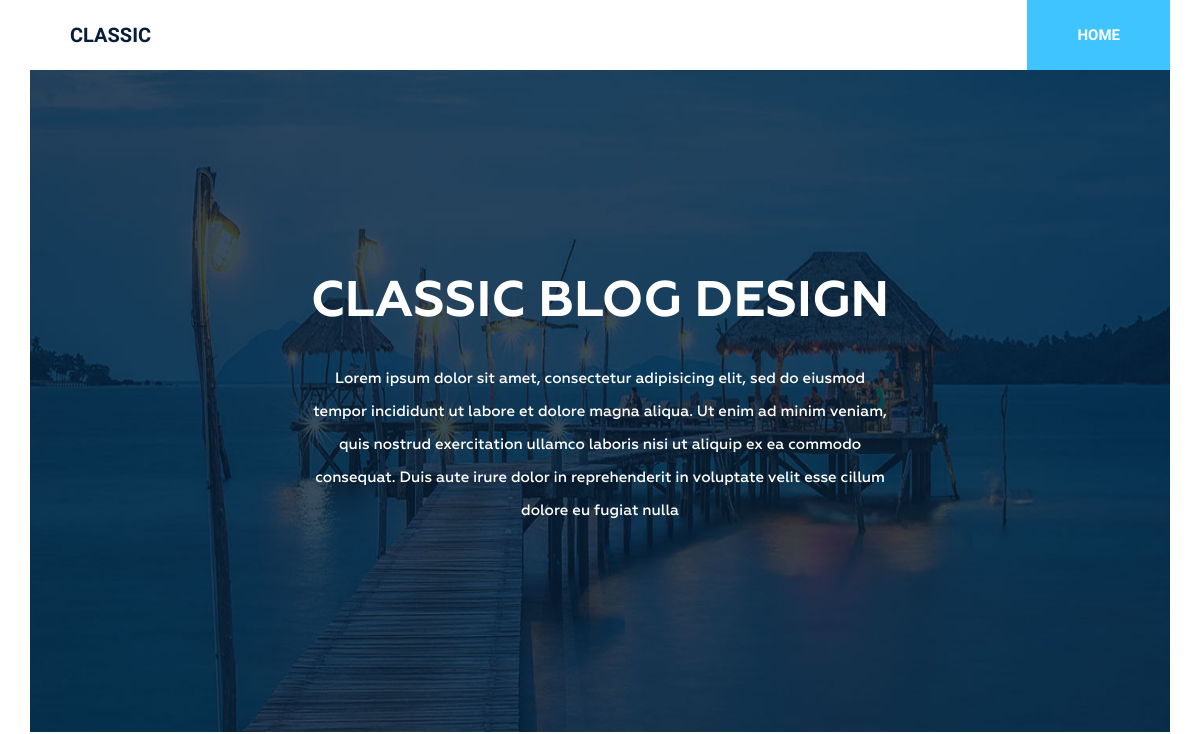
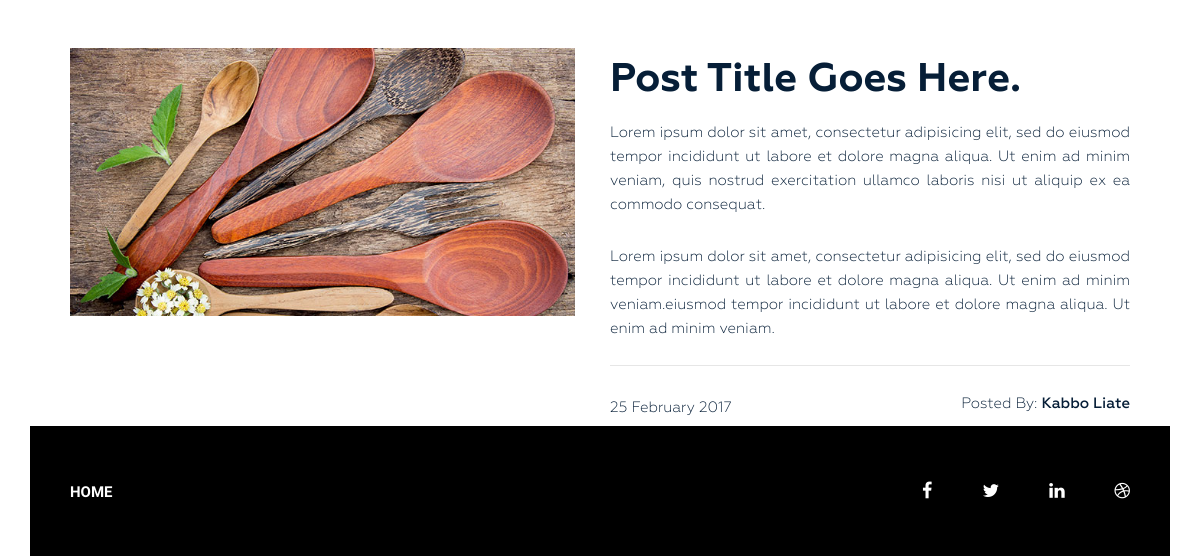
The app's page /, older data (2 pictures, top to bottom).
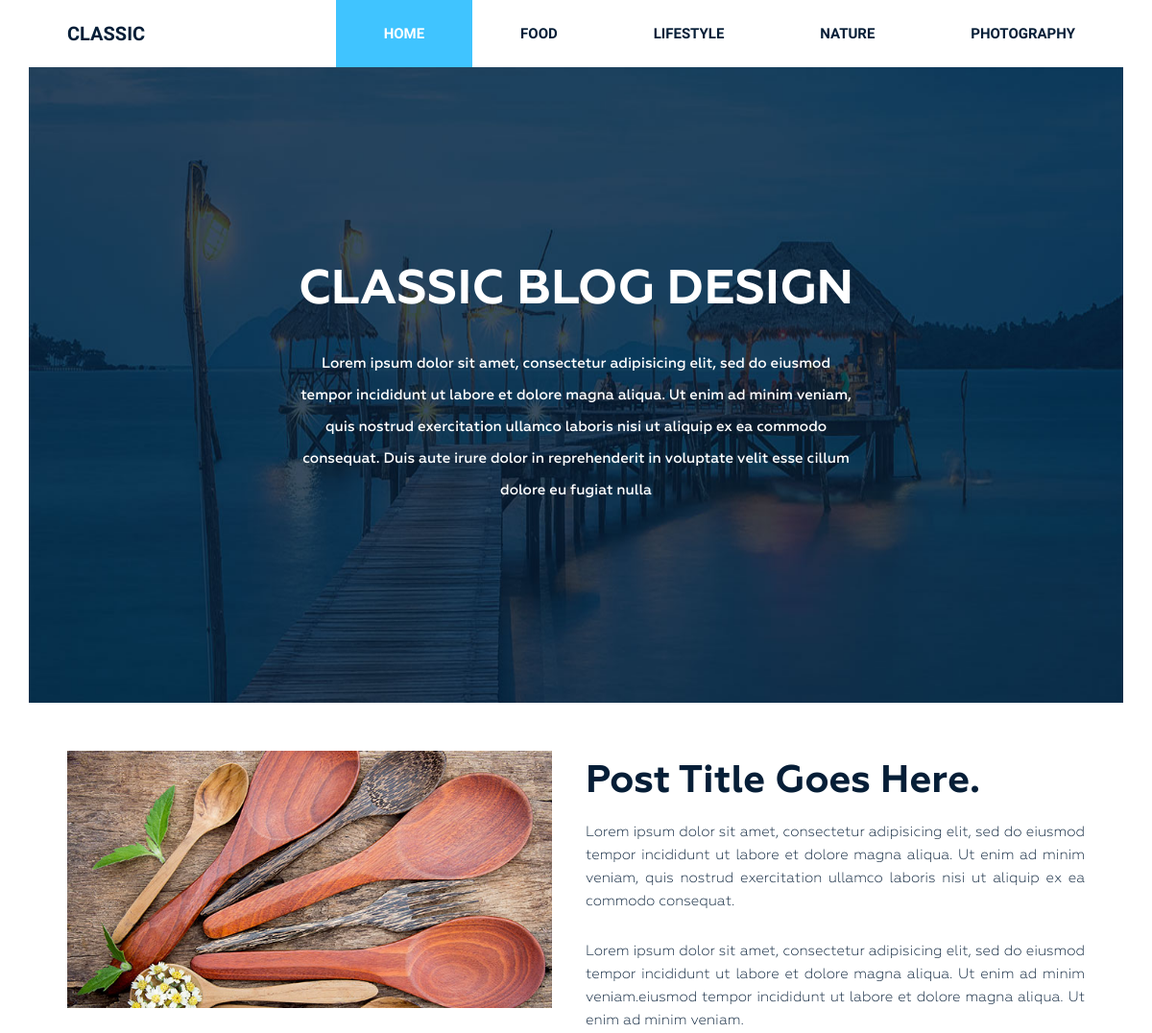
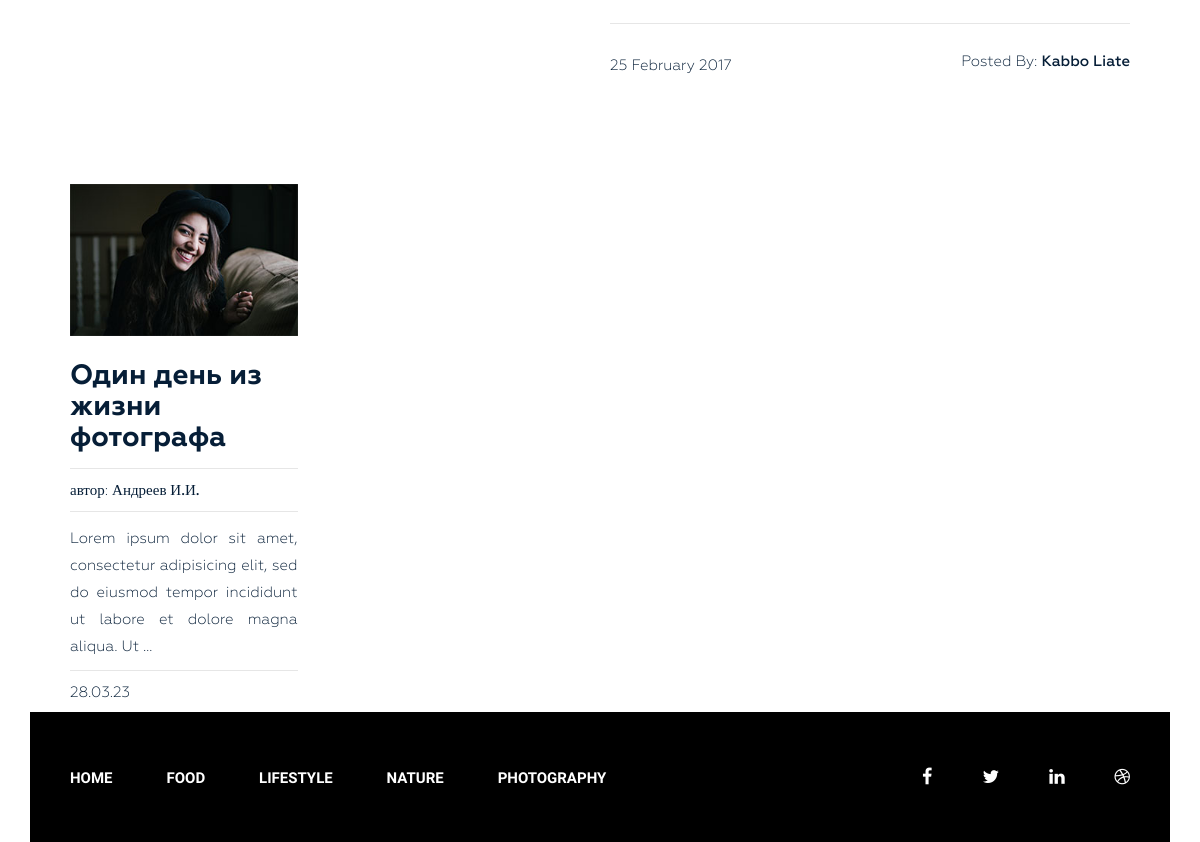
The same page, newer data (2 pictures, top to bottom).
### blog/models.py (models this page shows, shortened)
class Category(models.Model):
    title = models.CharField(max_length=250)
    slug = models.SlugField(max_length=250, verbose_name='url', unique=True)
    def get_absolute_url(self):
        return reverse('category', kwargs={'slug':self.slug})
    class Meta:
        verbose_name = 'Категория'
        verbose_name_plural = 'Категории'
        ordering = ['title']

class Post(models.Model):
    title = models.CharField(max_length=250, verbose_name='Заголовок')
    slug = models.SlugField(max_length=250, verbose_name='url', unique=True)
    author = models.CharField(max_length=100, verbose_name='Автор')
    content = models.TextField(blank=True, verbose_name='Контент')
    created_at = models.DateTimeField(auto_now_add=True, verbose_name='Опубликовано')
    photo = models.ImageField(upload_to='photo/%Y/%m/%d/', blank=True, verbose_name='Фото')
    views = models.IntegerField(default=0, verbose_name='Просмотров')
    category = models.ForeignKey(Category, on_delete=models.PROTECT, related_name='posts', verbose_name='Категория')
    tags = models.ManyToManyField(Tag, blank=True, related_name='posts', verbose_name='Теги')
    def get_absolute_url(self):
        return reverse('post', kwargs={'slug':self.slug})
    class Meta:
        verbose_name = 'Статья'
        verbose_name_plural = 'Статьи'
        ordering = ['-created_at']

### blog/views.py (the view)
# urls.py: path('', Home.as_view(), name='home'),
class Home(ListView):
    model = Post
    template_name = 'blog/index.html'
    context_object_name = 'posts'
    paginate_by = 4
    def get_context_data(self, *, object_list=None, **kwargs):
        context = super().get_context_data(**kwargs)
        context['title'] = 'Classic Blog Design'
        return context

### blog/templatetags/menu.py (called while the page is built)
@register.inclusion_tag('blog/menu_tpl.html')
def show_menu(menu_class='menu'):
    categories = Category.objects.all()
    return {'categories': categories, 'menu_class': menu_class}

### blog/templates/blog/index.html (shortened to what this page needs)
{% extends 'base.html' %}
{% load static %}
{% block content %}
<section class="bg-text-area">
    <div class="container">
        <div class="row">
            <div class="col-md-12">
                <div class="bg-text">
                    <h3>Classic BLOG Design</h3>
                    <p>Lorem ipsum dolor sit amet, consectetur adipisicing elit, sed do eiusmod tempor incididunt ut
                        labore et dolore magna aliqua. Ut enim ad minim veniam, quis nostrud exercitation ullamco
                        laboris nisi ut aliquip ex ea commodo consequat. Duis aute irure dolor in reprehenderit in
                        voluptate velit esse cillum dolore eu fugiat nulla </p>
                </div>
            </div>
        </div>
    </div>
</section>
<section class="blog-post-area">
    <div class="container">
        <div class="row">
            <div class="blog-post-area-style">
                <div class="col-md-12">
                    <div class="single-post-big">
                        <div class="big-image">
                            <img src="{% static 'img/post-image1.jpg' %}" alt="">
                        </div>
                        <div class="big-text">
                            <h3><a href="#">Post Title Goes Here.</a></h3>
                            <p>Lorem ipsum dolor sit amet, consectetur adipisicing elit, sed do eiusmod tempor
                                incididunt ut labore et dolore magna aliqua. Ut enim ad minim veniam, quis nostrud
                                exercitation ullamco laboris nisi ut aliquip ex ea commodo consequat.</p>
                            <p>Lorem ipsum dolor sit amet, consectetur adipisicing elit, sed do eiusmod tempor
                                incididunt ut labore et dolore magna aliqua. Ut enim ad minim veniam.eiusmod tempor
                                incididunt ut labore et dolore magna aliqua. Ut enim ad minim veniam.</p>
                            <h4><span class="date">25 February 2017</span><span class="author">Posted By: <span
                                    class="author-name">Kabbo Liate</span></span>
                            </h4>
                        </div>
                    </div>
                </div>
                {% for post in posts %}
                <div class="col-md-3">
                    <div class="single-post">
                        {% if post.photo %}
                            <img src="{{ post.photo.url }}" alt="{{ post.title }}">
                        {% else %}
                            <img src="https://picsum.photos/id/1060/300/201?blur=2" alt="{{ post.title }}">
                        {% endif %}
                        <h3><a href="{{ post.get_absolute_url }}">{{ post.title }}</a></h3>
                        <h4><span>автор: <span class="author-name">{{ post.author }}</span></span>
                        </h4>
                        {{ post.content|truncatewords_html:20|safe }}
                        <h4><span>{{ post.created_at|date:"d.m.y" }}</span></h4>
                    </div>
                </div>
                {% endfor %}
            </div>
        </div>
    </div>
</section>
{% endblock %}

### templates/base.html (shortened to what this page needs)
{% load static %}
{% load cache %}
<!DOCTYPE html>
<html lang="en">
<head>
    <link rel="stylesheet" href="{% static 'css/bootstrap.css' %}">
    <link rel="stylesheet" href="{% static 'css/font-awesome.min.css' %}">
    <link rel="stylesheet" href="{% static 'css/owl.carousel.min.css' %}">
    <link rel="stylesheet" href="{% static 'css/owl.theme.default.min.css' %}">
    <link rel="stylesheet" href="{% static 'style.css' %}">
    <link rel="stylesheet" href="{% static 'responsive.css' %}">
</head>
<body>
<div class="wrapper">
    {% include 'inc/_header.html' %}
    {% block content %}
    {% endblock %}
    {% include 'inc/_footer.html' %}
</div>
</body>
</html>

### templates/inc/_header.html
{% load menu %}
<header class="header">
            <div class="container">
                <div class="row">
                    <div class="col-md-2">
                        <div class="logo">
                            <h2><a href="{% url 'home' %}">Classic</a></h2>
                        </div>
                    </div>
                    <div class="col-md-10">
                        {% show_menu %}
                    </div>
                </div>
            </div>
        </header>

### blog/templates/blog/menu_tpl.html
<div class="{{ menu_class }}">
    <ul>
        <li class="active"><a href="{% url 'home' %}">Home</a></li>
        {% for item in categories %}
        <li><a href="{{ item.get_absolute_url }}">{{ item.title }}</a></li>
        {% endfor %}
    </ul>
</div>

### templates/inc/_footer.html
{% load menu %}
<footer class="footer">
    <div class="container">
        <div class="row">
            <div class="col-md-12">
                <div class="footer-bg">
                    <div class="row">
                        <div class="col-md-9">
                            {% show_menu 'footer-menu' %}
                        </div>
                        <div class="col-md-3">
                            <div class="footer-icon">
                                <p><a href="#"><i class="fa fa-facebook" aria-hidden="true"></i></a><a href="#"><i
                                        class="fa fa-twitter" aria-hidden="true"></i></a><a href="#"><i
                                        class="fa fa-linkedin" aria-hidden="true"></i></a><a href="#"><i
                                        class="fa fa-dribbble" aria-hidden="true"></i></a></p>
                            </div>
                        </div>
                    </div>
                </div>
            </div>
        </div>
    </div>
</footer>

### siteblog/static/style.css (style rules this page uses)
.wrapper header.header .logo h2 { margin: 0 0 0 40px; padding: 0; }
.wrapper header.header .logo h2 a { color: #061e37; font-family: "Raleway", sans-serif; font-size: 20px; font-weight: 700; text-decoration: none; line-height: 70px; padding: 22px 0; text-transform: uppercase; }
.wrapper header.header .menu { margin: 0 }
.wrapper header.header .menu ul { float: right; margin: 0; padding: 0; margin-right: 4px; }
.wrapper header.header .menu ul li { display: inline-block; list-style: outside none none; margin: 0 -4px 0 0; }
.wrapper header.header .menu ul li a { color: rgb(6, 30, 55); font-family: "Raleway", sans-serif; font-size: 15px; font-weight: 600; line-height: 70px; padding: 26px 50px; text-decoration: none; text-transform: uppercase; }
.wrapper header.header .menu ul li.active a { background: #40c4ff; color: #fff; }
.wrapper section.bg-text-area .bg-text { background-image: url(img/bg-iamges.jpg); background-size: 100% 100%; padding: 205px 280px; }
.wrapper section.bg-text-area .bg-text h3 { color: #fff; font-family: Geometria; font-size: 50px; font-weight: 700; text-align: center; text-transform: uppercase; margin: 0; }
.wrapper section.bg-text-area .bg-text p { color: #fff; font-family: Geometria; font-size: 15px; font-weight: 500; line-height: 33px; margin: 32px 0 0; text-align: center; }
section.blog-post-area { margin-top: 50px; }
section.blog-post-area .big-image { float: left; width: 50%; padding-right: 35px; }
section.blog-post-area .big-text { float: right; width: 50%; padding-right: 20px; }
section.blog-post-area img { width: 100%; }
section.blog-post-area .big-text h3 { margin: 10px 0 0; }
section.blog-post-area .big-text h3 a { font-family: Geometria; font-weight: 700; font-size: 40px; color: #061e37; text-decoration: none; }
section.blog-post-area .big-text p { color: #061e37; font-family: Geometria; font-size: 15px; font-weight: 400; line-height: 24px; padding-top: 18px; text-align: justify; text-decoration: none; }
section.blog-post-area .big-text h4 { margin-top: 25px; padding-top: 30px; position: relative; }
section.blog-post-area .big-text h4::before { background: #e6e6e6 none repeat scroll 0 0; content: ""; height: 1px; position: absolute; top: 0; width: 100%; }
section.blog-post-area .single-post { padding-right: 20px; margin: 100px 0px 0px; }
section.blog-post-area h4 span { font-family: Geometria; font-weight: 400; font-size: 15px; color: #061e37; text-decoration: none; }
section.blog-post-area .big-text h4 span.author { float: right }
section.blog-post-area h4 span.author-name { font-weight: 500; }
.blog-post-area .single-post h3 a { font-family: Geometria; font-size: 28px; font-weight: 700; text-decoration: none; color: #061e37; }
.blog-post-area .single-post p { color: #061e37; font-family: Geometria; font-size: 15px; font-weight: 400; line-height: 27px; padding-top: 14px; position: relative; text-align: justify; }
.blog-post-area .single-post h4 { margin-bottom: 12px; padding-top: 10px; position: relative; }
.blog-post-area .single-post h4::before { background: #e6e6e6 none repeat scroll 0 0; content: ""; height: 1px; position: absolute; top: 0; width: 100%; }
.blog-post-area .single-post p::before { background: #e6e6e6 none repeat scroll 0 0; content: ""; height: 1px; position: absolute; top: 0; width: 100%; }
.blog-post-area .single-post h3 { margin: 25px 0 15px; }
.blog-post-area .blog-post-area-style { margin: 0 20px 0 40px; }
.wrapper footer.footer { height: 130px; }
.wrapper footer .footer-bg { background: #000 none repeat scroll 0 0; height: 130px; overflow: hidden; }
.wrapper footer.footer .footer-menu { margin: 0 }
.wrapper footer.footer .footer-menu ul { line-height: 130px; margin: 0; padding: 0; }
.wrapper footer.footer .footer-menu ul li { display: inline; list-style: outside none none; margin: 0; padding: 30px 0px; }
.wrapper footer.footer .footer-menu ul li a { color: #fff; font-family: "Raleway", sans-serif; font-size: 15px; font-weight: 600; line-height: 70px; margin-left: 40px; padding: 26px 10px 26px 0; text-decoration: none; text-transform: uppercase; }
.wrapper footer.footer .footer-icon p { float: right; line-height: 130px; }
.wrapper footer.footer .footer-icon p i { color: #fff; font-size: 18px; margin-right: 30px; padding: 10px; }

Row changes from the older to the newer data that the page shows:
added Category: title "FOOD"
added Category: title "LIFESTYLE"
added Category: title "NATURE"
added Category: title "PHOTOGRAPHY"
added Post: photo (picture), title "Один день из жизни фотографа", author "Андреев И.И.", content "Lorem ipsum dolor sit amet, consectetur adipisicing elit, sed do eiusmod tempor incididunt ut labore et dolore magna aliqua. Ut …", created_at "28.03.23"
